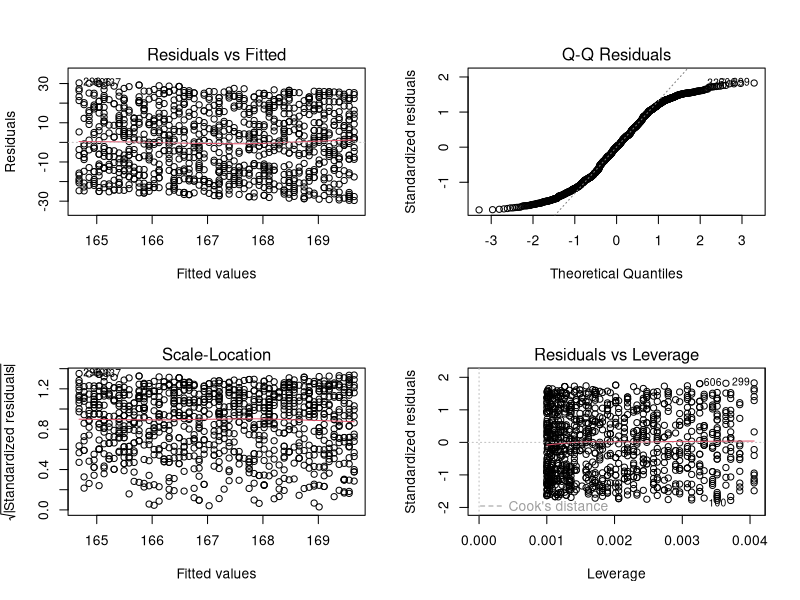
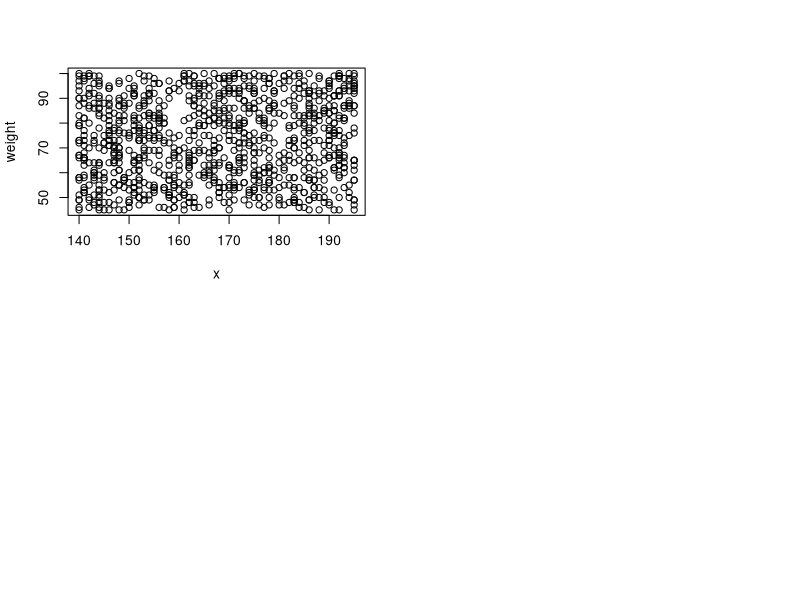

Reproduce these figures in R, in order. (Note: this script raises an error after producing the figures.)
#IST-555
#R İLE VERİ BİLİMİ 
#140 ile 195 arasındaKİ sayılardan 1000 adet veri üretmek
library(dplyr)

set.seed(2510)
x <- sample(140:195, 1000, replace = T)

#male(m) ve female(f)'den 1000 adet veri üretmek
set.seed(2510)
y <- sample(c("m","f"), 1000, replace = T)

# 45 ila 100 arasında 1000 adet kilo verisi 
set.seed(99)
weight <- sample(45:100, 1000, replace = T)

#dataframe oluşturma
data <- data.frame(y,x,weight)

#sütun isimlerinin değişimi
colnames(data) <- c("gender","height","weight")


model <- lm(x ~ weight, data = data)
summary(model)

data
#tüm kadınları ve erkeklerin gruplara ait uzunlukları getiren fonksiyon
filter(data, gender == "f") %>% summarise(mean=mean(height))

filter(data, gender == "m") %>% summarise(mean=mean(height))

#aynı işlem
group_by(data, gender) %>% summarise(mean=mean(height))

y = as.factor(y)

# y_new ' de m 'i 1 ve f 'i 0 olarak kodladım data_new olarak oluşturdum
#y_new <- ifelse(data$gender=="m",1,0)
#data_new <- data.frame(y_new,x,weight)

#data_new

#data

#verinin varyansı
group_by(data, gender) %>% summarise(mean=var(height))
#verinin standart sapması
group_by(data, gender) %>% summarise(mean=sd(height))
#verinin min ve maxı
group_by(data, gender) %>% summarise(mean=min(height))
group_by(data, gender) %>% summarise(mean=max(height))

lm(x ~ weight, data = data)

model <- lm(x ~ weight, data = data)
summary(model)
model
par(mfrow = c(1,1))
par(mfrow = c(2,2))
plot(model)

# model y_hat = 95+1*weight
# parametreler anlamlı ve r^2(belirlilik katsayısı)(açıklayıcılık) 1 olarak bulunmuştur.

plot(x,weight)
abline(model, col = "red")

ggplot(data, aes(x = x, y = weight)) + 
  geom_point() +
  stat_smooth(method = "lm", col = "red", )


ggplot(data, aes(x, weight)) +   
  geom_point()+
  stat_smooth(method = "lm",
            formula = y ~ x,
            geom = "smooth")

#ÖDEV 2
#RMD VE PDF VE R SCPRIT

#TEX LİVE KUR

#Residuals vs Fitted. Used to check the linear relationship assumptions. A horizontal line, 
#without distinct patterns is an indication for a linear relationship, what is good.

#Normal Q-Q. Used to examine whether the residuals are normally distributed. It’s good if residuals points follow the straight dashed line.

#Scale-Location (or Spread-Location). Used to check the homogeneity of variance of the residuals (homoscedasticity). 
#Horizontal line with equally spread points is a good indication of homoscedasticity. 
#This is not the case in our example, where we have a heteroscedasticity problem.

#Residuals vs Leverage. Used to identify influential cases, that is extreme values 
#that might influence the regression results when included or excluded from the analysis. 
#This plot will be described further in the next sections.